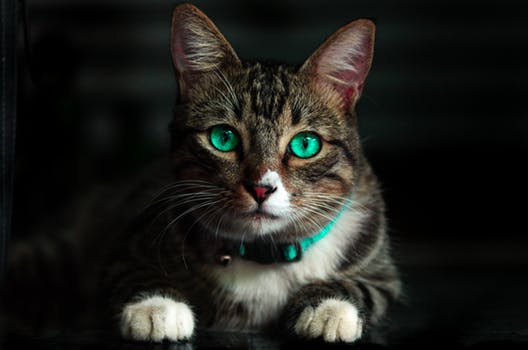
#> input picture openCV/cat.jpeg, 528 x 350 px, found by its file name
$ jupyter execute blur.ipynb
#> lines starting #> are read from the running program, lines starting #| are printed output that depends on the picture
[cell 1]
import numpy as np
import cv2

[cell 2]
# loading and converting the image into numpy array

image = cv2.imread('C:/Users/Ron/Projects/openCV/cat.jpeg')
#> image is the input picture: shape (350, 528, 3); mean B, G, R 27.8, 31.9, 31.8

[cell 3]
#average blurring

blurred = np.hstack([
	cv2.blur(image, (3,3)),
	cv2.blur(image, (5,5)),
	cv2.blur(image, (7,7))])
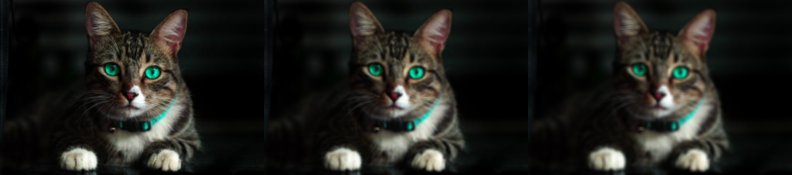
#> blurred: shape (350, 1584, 3) (shown at 1/2 size); mean B, G, R 27.8, 31.9, 31.8

cv2.imshow("averaged blur", blurred)
cv2.waitKey(0)

[cell 4]
#gaussian blurring

blurred = np.hstack([
	cv2.GaussianBlur(image, (3,3), 0),
	cv2.GaussianBlur(image, (5,5), 0),
	cv2.GaussianBlur(image, (7,7), 0)])

cv2.imshow("Gaussian blur", blurred)
cv2.waitKey(0)

[cell 5]
#median blurring

blurred = np.hstack([
	cv2.medianBlur(image, 3),
	cv2.medianBlur(image, 5),
	cv2.medianBlur(image, 7)])

cv2.imshow("Median blur", blurred)
cv2.waitKey(0)

[cell 6]
#bilateral blurring

blurred = np.hstack([
	cv2.bilateralFilter(image, 3, 21, 21),
	cv2.bilateralFilter(image, 5, 31, 31),
	cv2.bilateralFilter(image, 7, 41, 41)])

cv2.imshow("bilateral blur", blurred)
cv2.waitKey(0)


$ run again, with openCV/biden.jpg copied over openCV/cat.jpeg
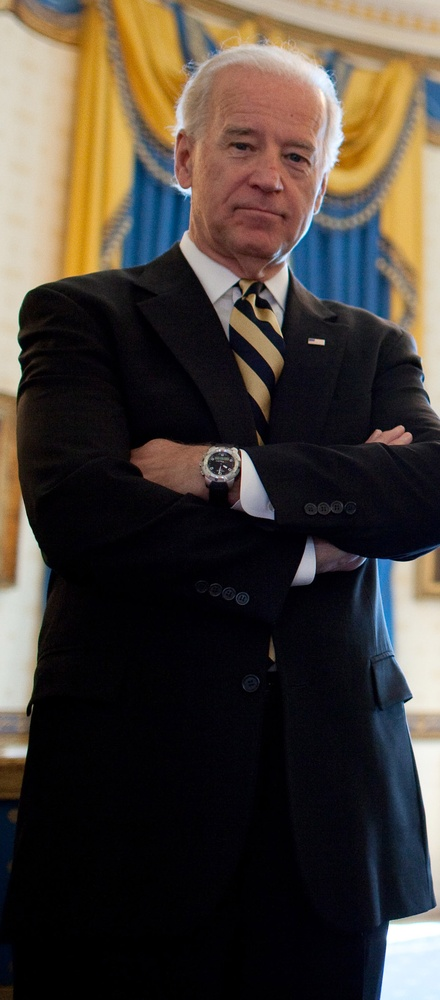
#> input picture openCV/biden.jpg, 440 x 1000 px, shrunk from 970 x 2204 before the run, found by its file name
#> image is the input picture: shape (1000, 440, 3); mean B, G, R 55.5, 62.7, 70.8
#> `blurred = np.hstack([ cv2.blur(image, (3,3)), cv2.blur(image, (5,5)), ..`:
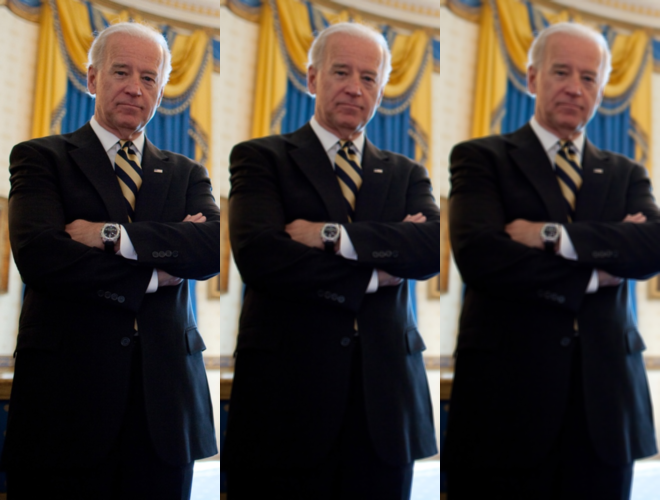
#> blurred: shape (1000, 1320, 3) (shown at 1/2 size); mean B, G, R 55.5, 62.7, 70.8
